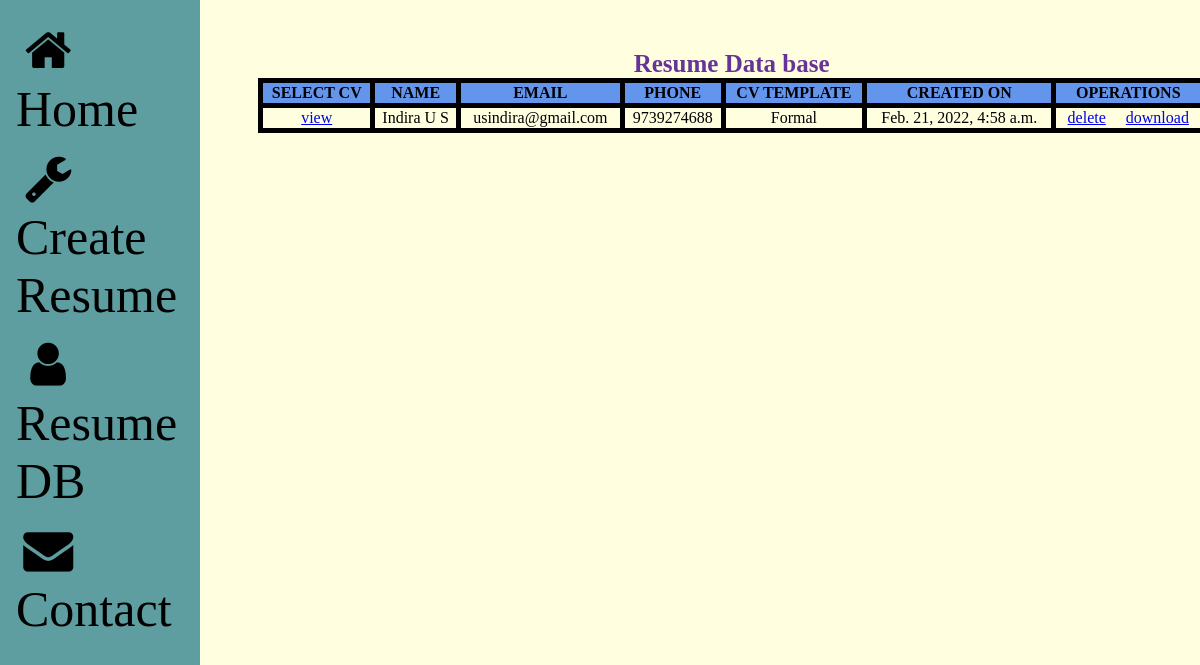
/view_cv_database/, run on the app's committed database.
### cv_app/models.py (models this page shows)
class resume(models.Model):
    id = models.AutoField(primary_key=True)
    cv_template = models.CharField(max_length=25)
    name = models.CharField(max_length=100)
    email = models.EmailField(blank=False)
    phone = models.CharField(max_length=14, blank=False)
    career_objective = models.TextField(blank=True)
    skills = models.TextField(blank=True)
    experience = models.TextField(blank=True)
    education = models.TextField(blank=True)
    address = models.TextField(blank=True)
    hobbies = models.TextField(blank=True)
    created_on = models.DateTimeField(default=datetime.now, blank=True)

### cv_app/views.py (the view)
# urls.py: path('view_cv_database/',views.view_cv_database, name='view_cv_database'),
def view_cv_database(request):
    resumes = resume.objects.all()
    context = {
                'resumes': resumes
    }
    return render(request,'cv_db.html',context)

### templates/cv_db.html (shortened to what this page needs)
<!DOCTYPE html>
<html lang="en">
<head>
    <link rel="stylesheet" href="https://cdnjs.cloudflare.com/ajax/libs/font-awesome/4.7.0/css/font-awesome.min.css">
</head>
<body>
<div class="sidebar">
  <a href="{% url 'index' %}"><i class="fa fa-fw fa-home"></i> Home</a>
  <a href="{% url 'create_cv' %}"><i class="fa fa-fw fa-wrench"></i> Create Resume</a>
  <a href="{% url 'view_cv_database' %}"><i class="fa fa-fw fa-user"></i> Resume DB</a>
  <a href="{% url 'contact_developer' %}"><i class="fa fa-fw fa-envelope"></i> Contact</a>
</div>
    <div class="form-db">
    <form>
        <table style="width:80%">
            <caption>Resume Data base</caption>
            <tr>
              <th>SELECT CV</th>
              <th>NAME</th>
              <th>EMAIL</th>
              <th>PHONE</th>
              <th>CV TEMPLATE</th>
              <th>CREATED ON</th>
              <th>OPERATIONS</th>
            </tr>
            {% for resume_i in resumes %}
            <tr>
              <td><a href="{% url 'render_context_to_cv' resume_i.id %}">view</a></td>
              <td>{{ resume_i.name }}</td>
              <td>{{ resume_i.email }}</td>
              <td>{{ resume_i.phone }}</td>
              <td>{{ resume_i.cv_template }}</td>
              <td>{{ resume_i.created_on }}</td>
              <td>
                <a href="{% url 'delete_cv' resume_i.id %}">delete</a>&emsp;
                <a href="{% url 'download_pdf' resume_i.id %}">download</a>
              </td>
            </tr>
            {% endfor %}
          </table>
    </form>
</div>
</body>
</html>

### templates/cv_db.html (style rules this page uses)
body { background-color:lightyellow; }
caption { color:rebeccapurple; font-size: 25px; font-weight:bold; font-family:'Times New Roman', Times, serif; }
table { margin-top:50px; margin-left: 250px; }
table, th, td { border:5px solid black; border-collapse: collapse; }
th { background-color: cornflowerblue; }
td { text-align: center; }
.sidebar { height: 100%; width: 200px; position: fixed; z-index: 1; top: 0; left: 0; background-color:cadetblue; overflow-x: hidden; padding-top: 16px; }
.sidebar a { padding: 6px 8px 6px 16px; text-decoration: none; font-size: 50px; color:black; display: block; }

### data on the page
resume: name "Indira U S", email "usindira@gmail.com", phone "9739274688", cv_template "Formal", created_on "Feb. 21, 2022, 4:58 a.m."
